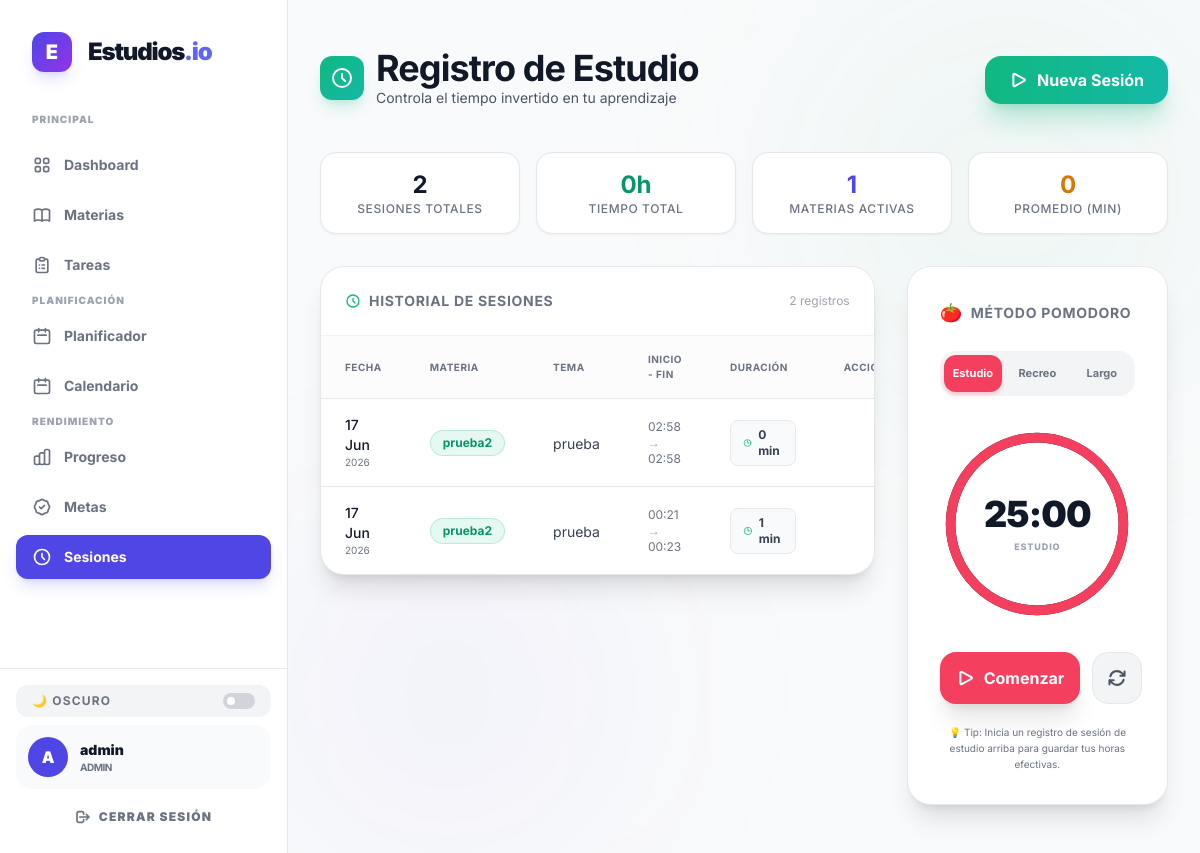
Before: /study/sessions (signed in) with the older database file.
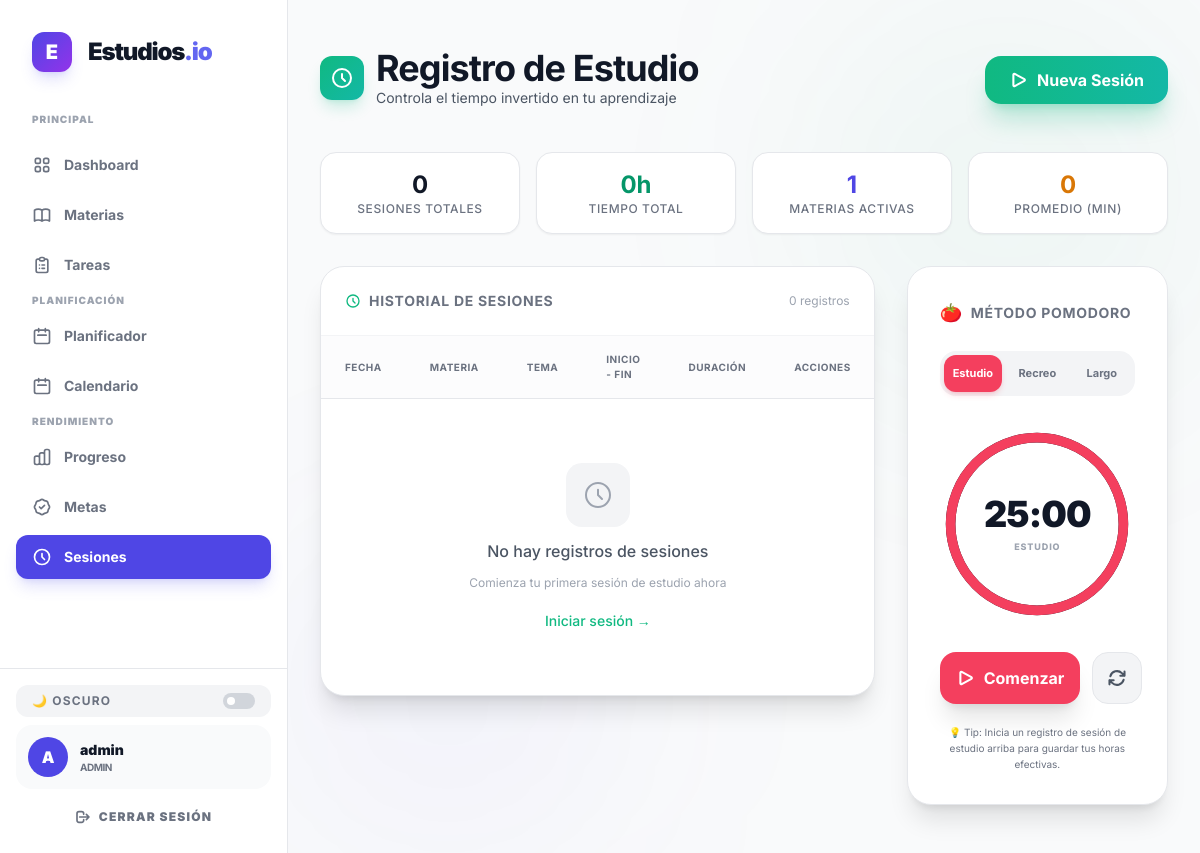
After: the same page with the newer database file.
### app/models/study.py (models this page shows)
class StudySession(db.Model):
    __tablename__ = "study_sessions"
    id = db.Column(db.Integer, primary_key=True)
    start_time = db.Column(db.DateTime, nullable=False, default=datetime.utcnow)
    end_time = db.Column(db.DateTime, nullable=True)
    duration = db.Column(db.Integer, nullable=True) # duration in minutes
    subject_id = db.Column(db.Integer, db.ForeignKey('subjects.id'), nullable=False)
    topic_id = db.Column(db.Integer, db.ForeignKey('topics.id'), nullable=True)
    user_id = db.Column(db.Integer, db.ForeignKey('users.id'), nullable=False)
    subject = db.relationship('Subject', backref=db.backref('study_sessions', lazy=True))
    topic = db.relationship('Topic', backref=db.backref('study_sessions', lazy=True))
    user = db.relationship('User', backref=db.backref('study_sessions', lazy=True))

class Subject(db.Model):
    __tablename__ = "subjects"
    id = db.Column(db.Integer, primary_key=True)
    name = db.Column(db.String(100), nullable=False)
    description = db.Column(db.Text, nullable=True)
    category = db.Column(db.String(50), nullable=True) # ej: Programación, Inglés, etc.
    user_id = db.Column(db.Integer, db.ForeignKey('users.id'), nullable=False)
    tasks = db.relationship('Task', backref='subject', lazy=True, cascade="all, delete-orphan")
    topics = db.relationship('Topic', backref='subject', lazy=True, cascade="all, delete-orphan")

class Topic(db.Model):
    __tablename__ = "topics"
    id = db.Column(db.Integer, primary_key=True)
    title = db.Column(db.String(200), nullable=False)
    description = db.Column(db.Text, nullable=True)
    is_completed = db.Column(db.Boolean, default=False)
    subject_id = db.Column(db.Integer, db.ForeignKey('subjects.id'), nullable=False)
    created_at = db.Column(db.DateTime, default=datetime.utcnow)

### app/api/study.py (the view)
@study_bp.route('/sessions')
@login_required
def list_sessions():
    sessions = StudySession.query.filter_by(user_id=current_user.id).order_by(StudySession.start_time.desc()).all()
    subjects = Subject.query.filter_by(user_id=current_user.id).all()
    return render_template('study/sessions.html', sessions=sessions, subjects=subjects)

### app/templates/study/sessions.html (shortened to what the changed rows need)
{% extends base_template %}
{% block content %}
<div class="max-w-7xl mx-auto px-4 sm:px-6 lg:px-8 py-12 w-full relative">
    <div class="absolute bottom-0 left-0 w-80 h-80 bg-indigo-600/5 blur-[120px] rounded-full -z-10"></div>
    {% set active_session = sessions|selectattr('end_time', 'none')|first %}
    <div class="flex flex-col md:flex-row md:items-center justify-between gap-4 mb-10">
        <div>
            <div class="flex items-center gap-3 mb-1">
                <div>
                    <h1 class="text-3xl md:text-4xl font-bold text-gray-900 dark:text-white tracking-tight">Registro de Estudio</h1>
                </div>
            </div>
        </div>
        {% if not active_session %}
        <button onclick="openSessionModal()"
                class="group relative bg-gradient-to-r from-emerald-500 to-teal-500 hover:from-emerald-600 hover:to-teal-600 text-white px-6 py-3 rounded-2xl font-bold transition-all duration-300 shadow-xl shadow-emerald-500/25 hover:shadow-emerald-500/40 active:scale-95 flex items-center gap-2 overflow-hidden">
        </button>
        {% endif %}
    </div>
    <div class="grid grid-cols-2 md:grid-cols-4 gap-4 mb-8">
        <div class="bg-white dark:bg-gray-900/50 border border-gray-200 dark:border-gray-800/50 rounded-2xl p-4 text-center hover:border-emerald-500/30 transition-all duration-300 shadow-sm dark:shadow-none">
            <div class="text-2xl font-bold text-gray-900 dark:text-white">{{ sessions|selectattr('end_time')|list|length }}</div>
            <div class="text-xs text-gray-500 font-medium uppercase tracking-wider">Sesiones Totales</div>
        </div>
        <div class="bg-white dark:bg-gray-900/50 border border-gray-200 dark:border-gray-800/50 rounded-2xl p-4 text-center hover:border-emerald-500/30 transition-all duration-300 shadow-sm dark:shadow-none">
                {% set total_minutes = sessions|selectattr('duration')|sum(attribute='duration') %}
        </div>
        <div class="bg-white dark:bg-gray-900/50 border border-gray-200 dark:border-gray-800/50 rounded-2xl p-4 text-center hover:border-indigo-500/30 transition-all duration-300 shadow-sm dark:shadow-none">
        </div>
        <div class="bg-white dark:bg-gray-900/50 border border-gray-200 dark:border-gray-800/50 rounded-2xl p-4 text-center hover:border-amber-500/30 transition-all duration-300 shadow-sm dark:shadow-none">
            <div class="text-2xl font-bold text-amber-600 dark:text-amber-400">
                {% if sessions|selectattr('end_time')|list|length > 0 %}
                    {{ (total_minutes / sessions|selectattr('end_time')|list|length)|round|int }}
                {% else %}
                    0
                {% endif %}
            </div>
            <div class="text-xs text-gray-500 font-medium uppercase tracking-wider">Promedio (min)</div>
        </div>
    </div>
    <div class="grid grid-cols-1 lg:grid-cols-3 gap-8 items-start">
        <div class="lg:col-span-2 bg-white dark:bg-gradient-to-br dark:from-gray-900/80 dark:to-gray-800/80 border border-gray-200 dark:border-gray-800/50 rounded-3xl overflow-hidden shadow-xl dark:shadow-2xl">
        <div class="flex items-center justify-between p-6 border-b border-gray-100 dark:border-gray-800/50">
            <h3 class="text-sm font-bold text-gray-500 dark:text-gray-400 uppercase tracking-wider flex items-center gap-2">
                <svg class="w-4 h-4 text-emerald-500" fill="none" viewBox="0 0 24 24" stroke="currentColor" stroke-width="2">
                    <path stroke-linecap="round" stroke-linejoin="round" d="M12 8v4l3 3m6-3a9 9 0 11-18 0 9 9 0 0118 0z" />
                </svg>
                Historial de Sesiones
            </h3>
            <span class="text-xs text-gray-400 dark:text-gray-500">{{ sessions|selectattr('end_time')|list|length }} registros</span>
        </div>
        <div class="overflow-x-auto">
            <table class="w-full text-left">
                <thead>
                    <tr class="text-[10px] text-gray-500 dark:text-gray-400 font-bold uppercase tracking-wider border-b border-gray-200 dark:border-gray-800/50 bg-gray-50/50 dark:bg-gray-950/30">
                        <th class="px-6 py-4">Fecha</th>
                        <th class="px-6 py-4">Materia</th>
                        <th class="px-6 py-4 hidden md:table-cell">Tema</th>
                        <th class="px-6 py-4">Inicio - Fin</th>
                        <th class="px-6 py-4">Duración</th>
                        <th class="px-6 py-4 text-center">Acciones</th>
                    </tr>
                </thead>
                <tbody class="divide-y divide-gray-200 dark:divide-gray-800/50">
                    {% set completed_sessions = sessions|selectattr('end_time')|list %}
                    {% if completed_sessions or active_session %}
                        {% for session in completed_sessions|sort(attribute='start_time', reverse=true) %}
                        <tr class="hover:bg-gray-50/50 dark:hover:bg-white/5 transition-colors group">
                            <td class="px-6 py-4">
                                <div class="text-sm text-gray-900 dark:text-white font-medium">{{ session.start_time.strftime('%d %b') }}</div>
                                <div class="text-[10px] text-gray-500">{{ session.start_time.strftime('%Y') }}</div>
                            </td>
                            <td class="px-6 py-4">
                                <span class="inline-block px-3 py-1 bg-emerald-500/10 text-emerald-600 dark:text-emerald-400 text-xs font-bold rounded-full border border-emerald-500/20">
                                    {{ session.subject.name }}
                                </span>
                            </td>
                            <td class="px-6 py-4 hidden md:table-cell">
                                {% if session.topic %}
                                <span class="text-sm text-gray-700 dark:text-gray-300">{{ session.topic.title }}</span>
                                {% else %}
                                <span class="text-sm text-gray-400 dark:text-gray-600">—</span>
                                {% endif %}
                            </td>
                            <td class="px-6 py-4">
                                <div class="text-xs text-gray-500 dark:text-gray-400">
                                    {{ session.start_time.strftime('%H:%M') }}
                                    <span class="text-gray-400 dark:text-gray-600">→</span>
                                    {{ session.end_time.strftime('%H:%M') }}
                                </div>
                            </td>
                            <td class="px-6 py-4">
                                <span class="inline-flex items-center gap-1.5 px-3 py-1.5 bg-gray-50 dark:bg-gray-800/50 text-gray-700 dark:text-gray-300 text-xs font-bold rounded-lg border border-gray-200 dark:border-gray-700/50">
                                    <svg class="w-3 h-3 text-emerald-500 dark:text-emerald-400" fill="none" viewBox="0 0 24 24" stroke="currentColor" stroke-width="2">
                                        <path stroke-linecap="round" stroke-linejoin="round" d="M12 6v6h4.5m4.5 0a9 9 0 11-18 0 9 9 0 0118 0z" />
                                    </svg>
                                    {{ session.duration }} min
                                </span>
                            </td>
                            <td class="px-6 py-4 text-center">
                            </td>
                        </tr>
                        {% endfor %}
                    {% else %}
                        <tr>
                            <td colspan="6" class="px-6 py-16 text-center">
                                <div class="flex flex-col items-center gap-3">
                                    <div class="w-16 h-16 bg-gray-100 dark:bg-gray-800/50 rounded-2xl flex items-center justify-center">
                                        <svg class="w-8 h-8 text-gray-400 dark:text-gray-600" fill="none" viewBox="0 0 24 24" stroke="currentColor" stroke-width="1.5">
                                            <path stroke-linecap="round" stroke-linejoin="round" d="M12 8v4l3 3m6-3a9 9 0 11-18 0 9 9 0 0118 0z" />
                                        </svg>
                                    </div>
                                    <p class="text-gray-600 dark:text-gray-400 font-medium">No hay registros de sesiones</p>
                                     <p class="text-xs text-gray-400 dark:text-gray-500">Comienza tu primera sesión de estudio ahora</p>
                                    <button onclick="openSessionModal()"
                                            class="mt-2 text-emerald-500 hover:text-emerald-600 dark:text-emerald-400 dark:hover:text-emerald-300 text-sm font-medium transition-colors">
                                        Iniciar sesión →
                                    </button>
                                </div>
                            </td>
                        </tr>
                    {% endif %}
                </tbody>
            </table>
        </div>
    </div>
    <div class="bg-white dark:bg-gradient-to-br dark:from-gray-900/80 dark:to-gray-800/80 border border-gray-200 dark:border-gray-800/50 rounded-3xl p-8 shadow-xl dark:shadow-2xl flex flex-col items-center">
    </div>
</div>
{% endblock %}

Changed rows visible on the page:
removed StudySession: start_time "17 Jun", start_time "2026", subject.name "prueba2", topic "prueba", start_time "02:58", end_time "02:58", duration "0"
removed StudySession: start_time "17 Jun", start_time "2026", subject.name "prueba2", topic "prueba", start_time "00:21", end_time "00:23", duration "1"
Other visible differences:
{{ sessions|selectattr('end_time')|list|length }}: "2" → "0"
text now shown: "No hay registros de sesiones Comienza tu primera sesión de estudio ahora Iniciar sesión →"
